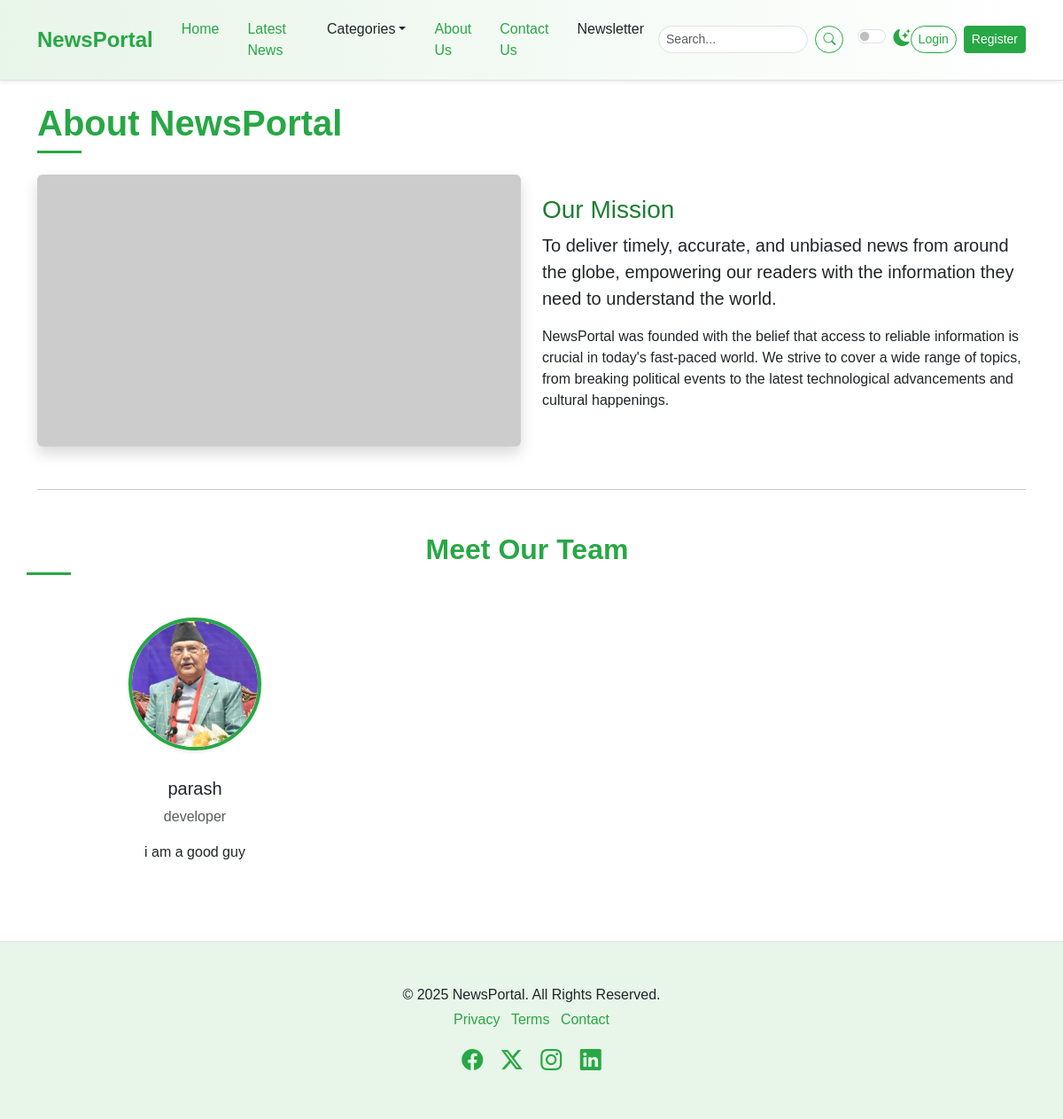
The page /about-us/ on the database its author committed.
### news_app/models.py (models this page shows, shortened)
class TimeStampModel(models.Model):
    created_at = models.DateTimeField(auto_now_add=True)
    updated_at = models.DateTimeField(auto_now_add=True)
    class Meta:
        abstract = True

class OurTeam(TimeStampModel):
    name = models.CharField(max_length=100)
    position = models.CharField(max_length=100)
    image = models.ImageField(upload_to="our_teams/%Y/%m/%d", blank=False)
    description = models.TextField()

### news_app/views.py (the view)
# urls.py: path("about-us/",views.AboutView.as_view(), name='about-us'),
class AboutView(TemplateView):
    template_name = 'newsportal/about.html'
    def get_context_data(self, **kwargs):
        context = super().get_context_data(**kwargs)
        context["our_teams"] = OurTeam.objects.all()
        return context

### news_app/nav.py (called while the page is built)
def nav(request):
    categories = Category.objects.all()[:4]
    return {"categories": categories}

### templates/newsportal/about.html
{% extends "newsportal/base.html" %}
{% block content %}
    <div class="container mt-4">
      <h1 class="mb-4 section-title">
        <span>About NewsPortal</span>
      </h1>
      <div class="row mb-5">
        <div class="col-md-6">
          <img src="https://placehold.co/800x450/28a745/ffffff?text=Our+Mission"
               class="img-fluid rounded shadow"
               alt="Our Mission" />
        </div>
        <div class="col-md-6 d-flex flex-column justify-content-center">
          <h3 class="mt-3 mt-md-0 about-mission-title">Our Mission</h3>
          <p class="lead">
            To deliver timely, accurate, and unbiased news from around the globe, empowering our readers with the information they need to understand the world.
          </p>
          <p>
            NewsPortal was founded with the belief that access to reliable information is crucial in today's fast-paced world. We strive to cover a wide range of topics, from breaking political events to the latest technological advancements and cultural happenings.
          </p>
        </div>
      </div>
      <hr class="my-5" />
      <div class="row text-center">
        <h2 class="mb-5 section-title">
          <span>Meet Our Team</span>
        </h2>
        {% for our_team in our_teams %}
        <div class="col-lg-4 col-md-6 mb-4">
          <div class="team-member">
            <img src="{{ our_team.image.url }}"
                 alt="Team Member 1"
                 width = "150"
                 height = "150" />
            <h5 class="mt-3">{{ our_team.name }}</h5>
            <p class="text-muted">{{ our_team.position }}</p>
            <p>{{ our_team.description }}</p>
          </div>
        </div>
        {% endfor %}
      </div>
    </div>
{% endblock content %}

### static/css/style.css (style rules this page uses)
:root { --primary-green: #28a745; --light-green: #e8f5e9; --dark-green: #1e7e34; --accent-green: #5cb85c; --text-color-light: #212529; --text-color-dark: #f8f9fa; --bg-light: #ffffff; --bg-dark: #212529; --card-bg-light: #ffffff; --card-bg-dark: #343a40; --border-color-light: #dee2e6; --border-color-dark: #495057; --shadow-sm: 0 0.125rem 0.25rem rgba(0, 0, 0, 0.075); --shadow: 0 0.5rem 1rem rgba(0, 0, 0, 0.15); --transition-speed: 0.3s ease; }
body { font-family: "Poppins", sans-serif; background-color: var(--bg-light); color: var(--text-color-light); transition: background-color var(--transition-speed), color var(--transition-speed); }
.section-title { position: relative; padding-bottom: 10px; margin-bottom: 20px; font-weight: 600; color: var(--primary-green); }
.section-title span { position: relative; z-index: 1; background-color: var(--bg-light); padding-right: 10px; }
.section-title::after { content: ""; position: absolute; left: 0; bottom: 0; width: 50px; height: 3px; background-color: var(--primary-green); }
.about-mission-title { color: var(--dark-green); }
.team-member img { width: 150px; height: 150px; object-fit: cover; border-radius: 50%; border: 4px solid var(--primary-green); margin-bottom: 15px; box-shadow: var(--shadow-sm); }

### rows shown on the page
OurTeam: image (picture), name "parash", position "developer", description "i am a good guy"
